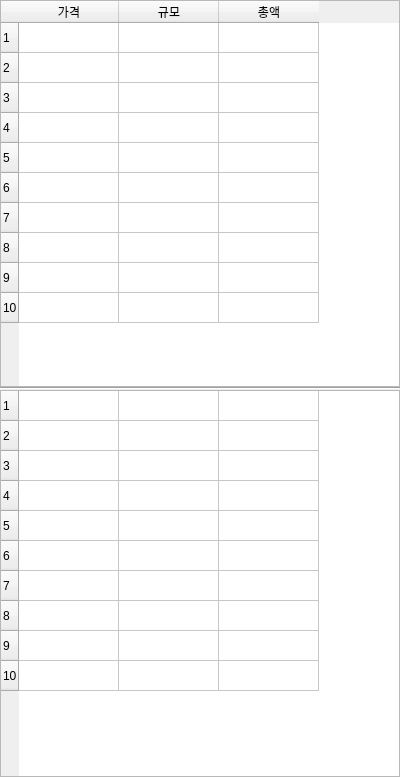
<?xml version="1.0" encoding="UTF-8"?>
<ui version="4.0">
 <class>Form</class>
 <widget class="QWidget" name="Form">
  <property name="geometry">
   <rect>
    <x>0</x>
    <y>0</y>
    <width>400</width>
    <height>777</height>
   </rect>
  </property>
  <property name="minimumSize">
   <size>
    <width>400</width>
    <height>0</height>
   </size>
  </property>
  <property name="windowTitle">
   <string>Form</string>
  </property>
  <layout class="QVBoxLayout" name="verticalLayout">
   <property name="spacing">
    <number>0</number>
   </property>
   <property name="leftMargin">
    <number>0</number>
   </property>
   <property name="topMargin">
    <number>0</number>
   </property>
   <property name="rightMargin">
    <number>0</number>
   </property>
   <property name="bottomMargin">
    <number>0</number>
   </property>
   <item>
    <widget class="QTableWidget" name="tableAsks">
     <property name="sizePolicy">
      <sizepolicy hsizetype="Minimum" vsizetype="Minimum">
       <horstretch>0</horstretch>
       <verstretch>0</verstretch>
      </sizepolicy>
     </property>
     <property name="verticalScrollBarPolicy">
      <enum>Qt::ScrollBarAlwaysOff</enum>
     </property>
     <property name="horizontalScrollBarPolicy">
      <enum>Qt::ScrollBarAlwaysOff</enum>
     </property>
     <property name="sizeAdjustPolicy">
      <enum>QAbstractScrollArea::AdjustToContents</enum>
     </property>
     <property name="editTriggers">
      <set>QAbstractItemView::NoEditTriggers</set>
     </property>
     <property name="rowCount">
      <number>10</number>
     </property>
     <property name="columnCount">
      <number>3</number>
     </property>
     <row/>
     <row/>
     <row/>
     <row/>
     <row/>
     <row/>
     <row/>
     <row/>
     <row/>
     <row/>
     <column>
      <property name="text">
       <string>가격</string>
      </property>
     </column>
     <column>
      <property name="text">
       <string>규모</string>
      </property>
     </column>
     <column>
      <property name="text">
       <string>총액</string>
      </property>
     </column>
    </widget>
   </item>
   <item>
    <widget class="Line" name="line">
     <property name="orientation">
      <enum>Qt::Horizontal</enum>
     </property>
    </widget>
   </item>
   <item>
    <widget class="QTableWidget" name="tableBids">
     <property name="sizePolicy">
      <sizepolicy hsizetype="Minimum" vsizetype="Minimum">
       <horstretch>0</horstretch>
       <verstretch>0</verstretch>
      </sizepolicy>
     </property>
     <property name="verticalScrollBarPolicy">
      <enum>Qt::ScrollBarAlwaysOff</enum>
     </property>
     <property name="horizontalScrollBarPolicy">
      <enum>Qt::ScrollBarAlwaysOff</enum>
     </property>
     <property name="sizeAdjustPolicy">
      <enum>QAbstractScrollArea::AdjustToContents</enum>
     </property>
     <property name="editTriggers">
      <set>QAbstractItemView::NoEditTriggers</set>
     </property>
     <property name="rowCount">
      <number>10</number>
     </property>
     <property name="columnCount">
      <number>3</number>
     </property>
     <attribute name="horizontalHeaderVisible">
      <bool>false</bool>
     </attribute>
     <attribute name="horizontalHeaderHighlightSections">
      <bool>true</bool>
     </attribute>
     <row/>
     <row/>
     <row/>
     <row/>
     <row/>
     <row/>
     <row/>
     <row/>
     <row/>
     <row/>
     <column/>
     <column/>
     <column/>
    </widget>
   </item>
  </layout>
 </widget>
 <resources/>
 <connections/>
</ui>
